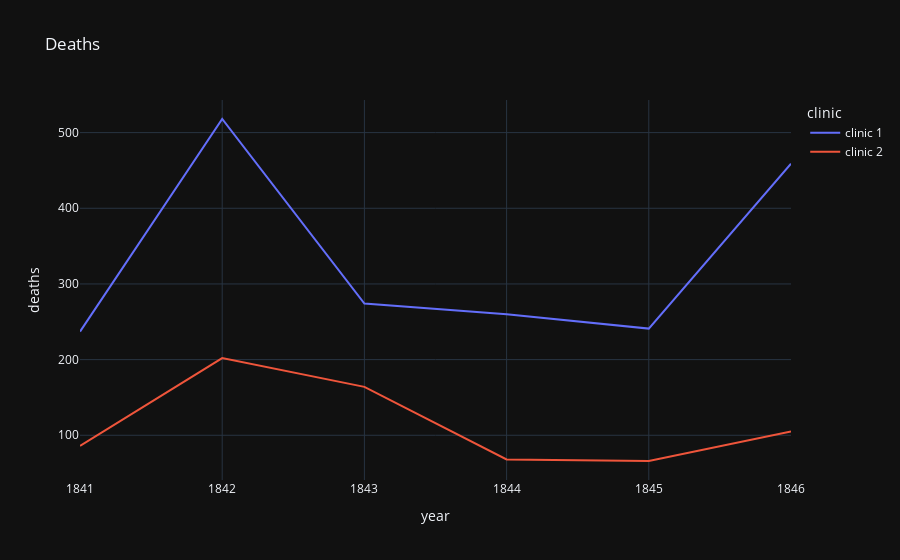

Here is the notebook cell this chart was saved with:
### Code cell
fig = px.line(data_frame=df_yearly, x="year" ,y="deaths", title="Number of Deaths over time", color="clinic")
fig.show()

### Figure 1 — Plotly figure (JSON) as saved in the notebook; plotly's stock layout.template omitted (floating-point values rounded to 4 significant figures)
{"data": [{"hovertemplate": "clinic=clinic 1<br>year=%{x}<br>deaths=%{y}<extra></extra>", "legendgroup": "clinic 1", "line": {"color": "#636efa", "dash": "solid"}, "marker": {"symbol": "circle"}, "mode": "lines", "name": "clinic 1", "orientation": "v", "showlegend": true, "x": [1841, 1842, 1843, 1844, 1845, 1846], "xaxis": "x", "y": [237, 518, 274, 260, 241, 459], "yaxis": "y", "type": "scatter"}, {"hovertemplate": "clinic=clinic 2<br>year=%{x}<br>deaths=%{y}<extra></extra>", "legendgroup": "clinic 2", "line": {"color": "#EF553B", "dash": "solid"}, "marker": {"symbol": "circle"}, "mode": "lines", "name": "clinic 2", "orientation": "v", "showlegend": true, "x": [1841, 1842, 1843, 1844, 1845, 1846], "xaxis": "x", "y": [86, 202, 164, 68, 66, 105], "yaxis": "y", "type": "scatter"}], "layout": {"xaxis": {"anchor": "y", "domain": [0.0, 1.0], "title": {"text": "year"}}, "yaxis": {"anchor": "x", "domain": [0.0, 1.0], "title": {"text": "deaths"}}, "legend": {"title": {"text": "clinic"}, "tracegroupgap": 0}, "title": {"text": "Deaths"}}}
